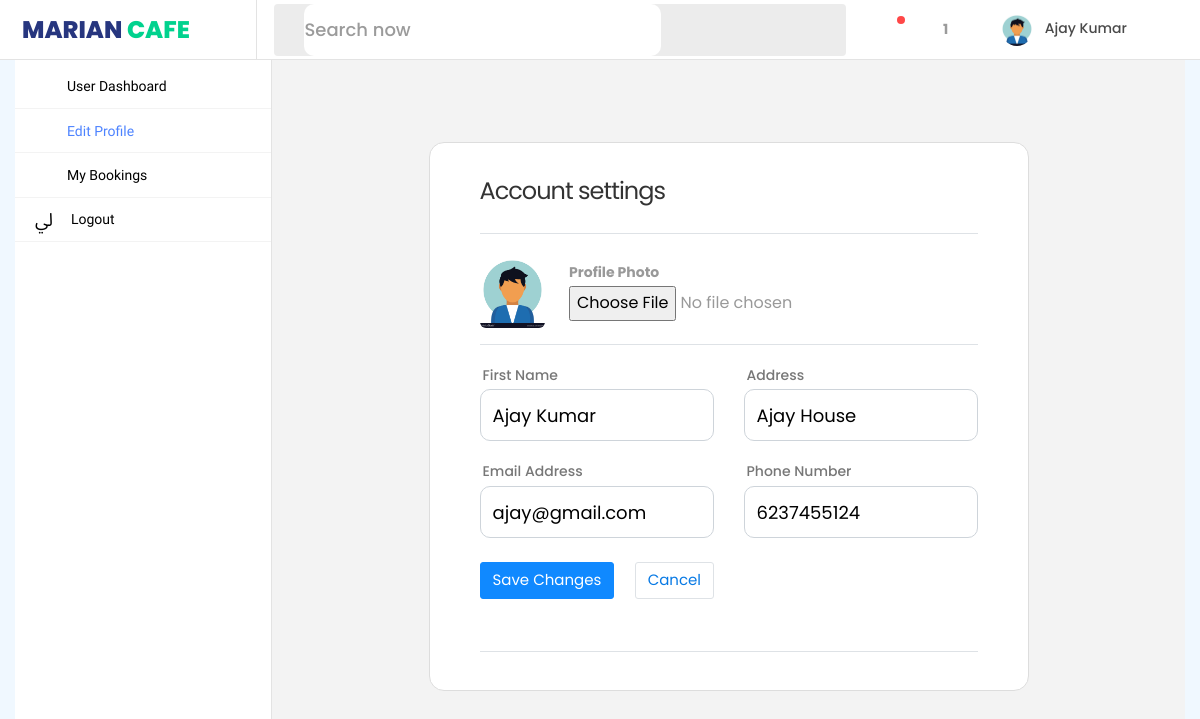
Screenshot of /edit-user (signed in) with the database file from the repository.
### cafeapp/models.py (models this page shows, shortened)
class User(models.Model):
    name = models.CharField(max_length=100)
    email = models.EmailField(unique=True)
    password = models.CharField(max_length=100)
    image=models.ImageField(upload_to='drimg/',default='nothing')
    address=models.CharField(max_length=100,default='nothing')
    phone=models.IntegerField(default='1')
    department=models.CharField(max_length=100,default='nothing')
    idnumber=models.IntegerField(default='1')
    id_card=models.ImageField(upload_to='idcard/',default='nothing')
    is_verified = models.BooleanField('Is Verified', default=False)

### cafeapp/views.py (the view)
# urls.py: path('edit-user',views.edituser),
def edituser(request):
    if request.method == 'POST':
        id = request.session['id']
        user = User.objects.filter(id=id)
        up = User.objects.get(id=id)
        name = request.POST.get('name')
        address = request.POST.get('address')
        phone = request.POST.get('phone')
        email = request.POST.get('email')
        if 'image' in request.FILES:
            image = request.FILES['image']
            up.image = image
        up.name = name
        up.address = address
        up.phone = phone
        up.email = email
        up.save()
        ud = User.objects.filter(email=request.session['email'])
        cart=Cart.objects.filter(user=id)
        total_amount = sum(item.items.rate * item.quantity for item in cart)
        noofitems=cart.count()
        context = {'details': ud,
                   'user': user,
                   'msg': 'Profile Details Updated','total_amount':total_amount,'noofitems':noofitems}
        return render(request, 'cafeapp/editprofile-user.html', context)
    else:
        id = request.GET.get('id')
        id = request.session['id']
        up = User.objects.filter(id=id)
        user = User.objects.filter(id=id)
        cart=Cart.objects.filter(user=id)
        total_amount = sum(item.items.rate * item.quantity for item in cart)
        noofitems=cart.count()
        all_data = {
            'user': user,
            'details': up,
            'total_amount':total_amount,
            'noofitems':noofitems,
            'cart':cart
        }
        return render(request, 'cafeapp/editprofile-user.html', all_data)

### cafeapp/templates/cafeapp/editprofile-user.html (shortened to what this page needs)
{% extends 'userbase.html' %}
{% load static %}
{% block background %} {% endblock %}
{% block body %}
<!DOCTYPE html>
<html lang="en">
<head>
</head>
<body>
    {% for i in user %}
    <form method="post" enctype="multipart/form-data">
        <div class="wrapper bg-white mt-sm-5">
            <h4 class="pb-4 border-bottom">Account settings</h4>
            <div class="d-flex align-items-start py-3 border-bottom">
                <img src="{{i.image.url}}" class="img" alt="">
                <div class="pl-sm-4 pl-2" id="img-section">
                    <b>Profile Photo</b>
                    <input type="file" name="image">
                </div>
            </div>
            <div class="py-2">
                <div class="row py-2">
                    <div class="col-md-6">
                        <label for="firstname">First Name</label>
                        <input type="text" class="bg-light form-control" name="name" value="{{i.name}}"
                            pattern="[A-Za-z\s]+" title="Only letters and spaces are allowed" required>
                    </div>
                    <div class="col-md-6 pt-md-0 pt-3">
                        <label for="lastname">Address</label>
                        <input type="text" class="bg-light form-control" name="address" value="{{i.address}}"
                            pattern="[A-Za-z0-9\s]+" title="Only letters, numbers, and spaces are allowed" required>
                    </div>
                </div>
                <div class="row py-2">
                    <div class="col-md-6">
                        <label for="email">Email Address</label>
                        <input type="email" class="bg-light form-control" name="email" value="{{i.email}}"
                            pattern="[a-z0-9._%+-]+@[a-z0-9.-]+\.[a-z]{2,}$"
                            title="Please enter a valid email address" required>
                    </div>
                    <div class="col-md-6 pt-md-0 pt-3">
                        <label for="phone">Phone Number</label>
                        <input type="tel" class="bg-light form-control" name="phone" value="{{i.phone}}"
                            pattern="[6-9][0-9]{9}" title="Please enter a valid 10-digit phone number starting with a digit greater than 5" required>
                    </div>
                </div>
                <div class="py-3 pb-4 border-bottom">
                    <button class="btn btn-primary mr-3">Save Changes</button>
                    <button class="btn border button">Cancel</button><br><br>
                </div>
            </div>
        </div>
    </form>
    {% endfor %}
</body>
</html>
{% endblock %}

### cafeapp/templates/userbase.html (shortened to what this page needs)
{% load static %}
<!DOCTYPE html>
<html lang="en">
<head>
  {% include 'include/head.html' %}
</head>
<body {% block background %}{% endblock %}>
  <nav class="navbar col-lg-12 col-12 p-0 fixed-top d-flex flex-row">
    <div class="navbar-brand-wrapper d-flex justify-content-center">
      <div class="navbar-brand-inner-wrapper d-flex justify-content-between align-items-center w-100">
        <a class="navbar-brand" href="#">MARIAN <span>CAFE</span></a>
        <button class="navbar-toggler navbar-toggler align-self-center" type="button" data-toggle="minimize">
          <span class="mdi mdi-sort-variant"></span>
        </button>
      </div>
    </div>
    <div class="navbar-menu-wrapper d-flex align-items-center justify-content-end">
      <ul class="navbar-nav mr-lg-4 w-100">
        <li class="nav-item nav-search d-none d-lg-block w-100">
          <div class="input-group">
            <div class="input-group-prepend">
              <span class="input-group-text" id="search">
                <i class="mdi mdi-magnify"></i>
              </span>
            </div>
            <form method="get" action="{% url 'search_food' %}">
              <input type="text" class="form-control" placeholder="Search now" aria-label="search"
                aria-describedby="search" name="name">
            </form>
          </div>
        </li>
      </ul>
      <ul class="navbar-nav navbar-nav-right">
        <li class="nav-item dropdown me-1">
          <a class="nav-link count-indicator dropdown-toggle d-flex justify-content-center align-items-center"
            id="messageDropdown" href="#" data-bs-toggle="dropdown">
            <i class="mdi mdi-filter-outline"></i>
            <span class="count"></span>
          </a>
        <li class="nav-item dropdown me-4">
          <a class="nav-link count-indicator dropdown-toggle d-flex align-items-center justify-content-center notification-dropdown"
            id="notificationDropdown" href="#" data-bs-toggle="dropdown">
            <i class="mdi mdi-cart mx-0"></i>
            <span><b>{{ noofitems }}</b></span>
          </a>
        </li>
        {% for i in user %}
        <li class="nav-item nav-profile dropdown">
          <a class="nav-link dropdown-toggle" href="#" data-bs-toggle="dropdown" id="profileDropdown">
            <img src="{{i.image.url}}" alt="profile" />
            <span class="nav-profile-name">{{i.name}}</span>
          </a>{% endfor %}
        </li>
      </ul>
    </div>
  </nav>
  <div class="container-fluid page-body-wrapper">
    <nav class="sidebar sidebar-offcanvas" id="sidebar">
      <ul class="nav">
        <li class="nav-item">
          <a class="nav-link" href="/user_home">
            <i class="mdi mdi-home menu-icon"></i>
            <span class="menu-title">User Dashboard</span>
          </a>
        </li>
        <li class="nav-item">
          <a class="nav-link" href="/edit-user">
            <i class="mdi mdi-chart-pie menu-icon"></i>
            <span class="menu-title">Edit Profile</span>
          </a>
        </li>
        <li class="nav-item">
          <a class="nav-link" href="/mybookings">
            <i class="mdi mdi-grid-large menu-icon"></i>
            <span class="menu-title">My Bookings</span>
          </a>
        </li>
        <li class="nav-item">
          <a class="nav-link" href="/logout">
            <i class="mdi mdi-emoticon menu-icon"></i>
            <span class="menu-title">Logout</span>
          </a>
        </li>
      </ul>
    </nav>
    <div class="main-panel">
      <div class="content-wrapper">
</body>
</html>
{% block body %}{% endblock %}

### cafeapp/templates/userbase.html (style rules this page uses)
.navbar-brand span { color: #01d28e; }

### cafeapp/templates/cafeapp/editprofile-user.html (style rules this page uses)
* { margin: 0; padding: 0; box-sizing: border-box; }
body { font-family: 'Poppins', sans-serif; background-color: aliceblue; }
.wrapper { padding: 30px 50px; border: 1px solid #ddd; border-radius: 15px; margin: 10px auto; max-width: 600px; }
h4 { letter-spacing: -1px; font-weight: 400; }
.img { width: 70px; height: 70px; border-radius: 6px; object-fit: cover; }
#img-section b, #img-section button, #deactivate b { font-size: 14px; }
label { margin-bottom: 0; font-size: 14px; font-weight: 500; color: #777; padding-left: 3px; }
.form-control { border-radius: 10px; }
input[placeholder] { font-weight: 500; }
.button { background-color: #fff; color: #0779e4; }
.btn-primary { background-color: #0779e4; }

### rows the page displays
User: image (picture), name "Ajay Kumar", address "Ajay House", email "ajay@gmail.com", phone "6237455124"

### other values shown
{{ noofitems }} "1"
